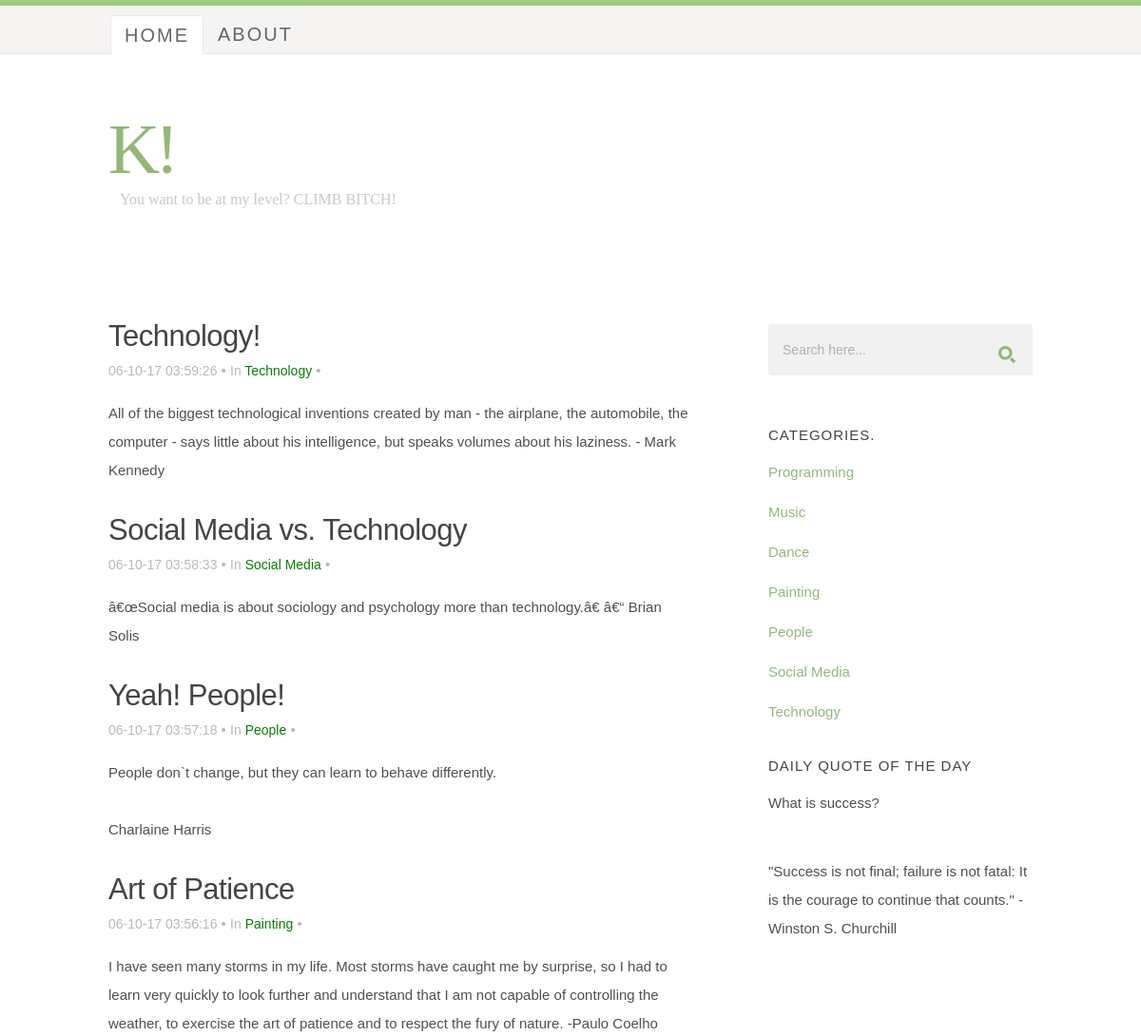
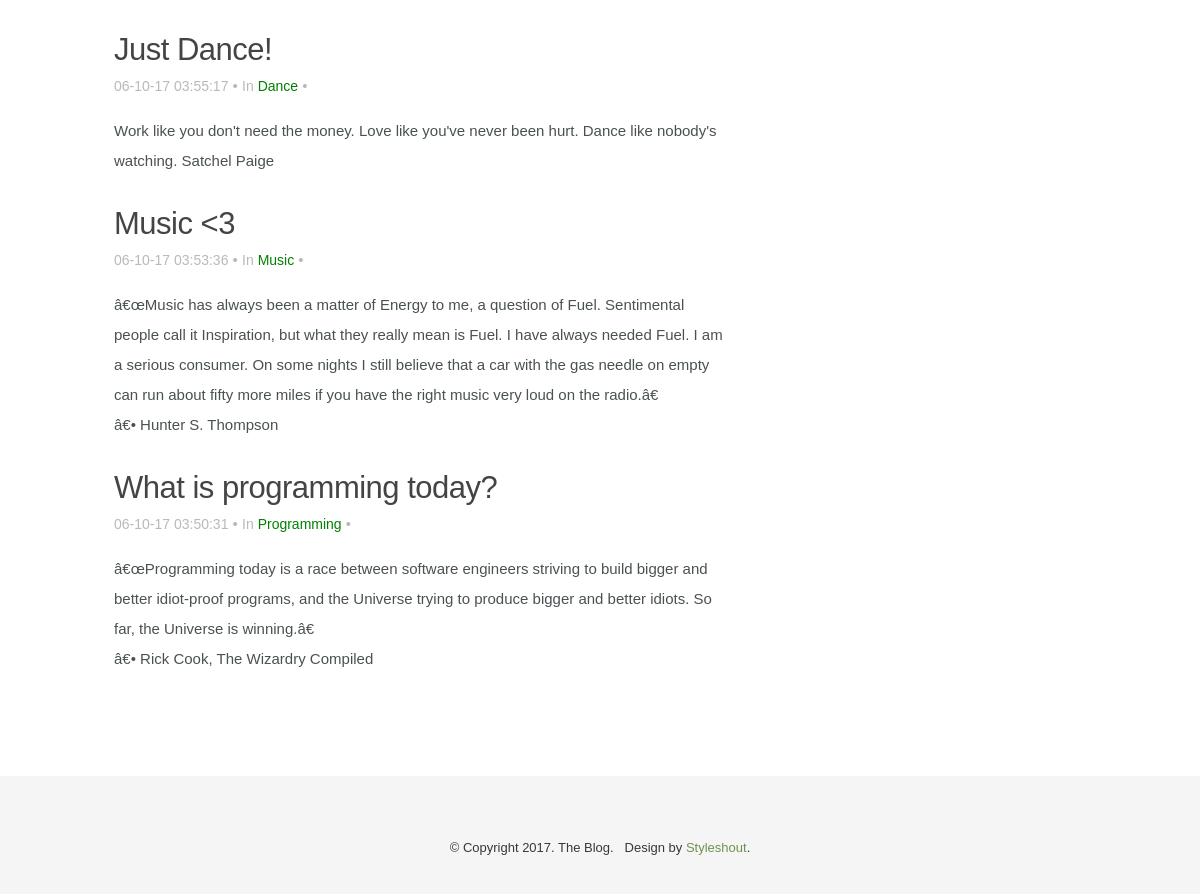
Screenshot of /index1.php with the database file from the repository (2 pictures, top to bottom).
### tables this page shows
CREATE TABLE IF NOT EXISTS `posts` (
  `id` int(6) NOT NULL AUTO_INCREMENT,
  `cat_id` int(3) NOT NULL,
  `title` varchar(255) NOT NULL,
  `contents` text NOT NULL,
  `date_posted` datetime NOT NULL,
  PRIMARY KEY (`id`)
);

CREATE TABLE IF NOT EXISTS `categories` (
  `id` int(3) NOT NULL AUTO_INCREMENT,
  `name` text NOT NULL,
  PRIMARY KEY (`id`)
);

### resources/functions/blog.php (called while the page is built, shortened)
<?php
function get_posts($id = null, $cat_id = null){
  global $conn;
    $posts = array();
    $query = "SELECT
              `posts`.`id` AS `post_id` ,
               `categories`.`id` AS `category_id`,
               `title`,`contents`,`date_posted`,
               `categories`.`name`
               FROM `posts`
               INNER JOIN `categories` ON `categories`.`id` = `posts`.`cat_id` " ;
    $query .= "ORDER BY `post_id` DESC";
    $query = mysqli_query($conn,$query);
    while($row = mysqli_fetch_assoc($query)){
    $posts[] = $row;
   }
   return $posts;
}
function get_categories($id = null){
  global $conn;
   $categories = array();
   $query = mysqli_query($conn,"SELECT `id`,`name` FROM `categories`");
   while($row = mysqli_fetch_assoc($query)){
    $categories[] = $row;
   }
   return $categories;
}

### index1.php (the view, shortened to what this page needs)
<?php
$posts = get_posts((isset($_GET['id']))? $_GET['id'] : null);
?>
<!DOCTYPE html>
<html class="no-js" lang="en">
<head>
   <link rel="stylesheet" href="css/default.css">
	<link rel="stylesheet" href="css/layout.css">
	<link rel="stylesheet" href="css/media-queries.css">
	<link rel="stylesheet" href="sty.css">
		 <link rel="stylesheet" href="https://cdnjs.cloudflare.com/ajax/libs/font-awesome/5.11.2/css/all.min.css"
 />
</head>
<body>
   <header id="top">
   	<div class="row">
   		<div class="header-content twelve columns">
		      <h1 id="logo-text"><a href="index1.php" title="">K!</a></h1>
				<p id="intro">You want to be at my level? CLIMB BITCH!</p>
			</div>
	   </div>
	   <nav id="nav-wrap">
	   	<div class="row">
			   	<ul id="nav" class="nav">
			      	<li class="current"><a href="index.php">Home</a></li>
			      	<li><a href="page.html">About</a></li>
			   	</ul>
	   	</div>
	   </nav>
   </header>
   <div id="content-wrap">
   	<div class="row">
   		<div id="main" class="eight columns">
	   		<article class="entry">
		<?php
     foreach($posts as $post){
      ?>
					<header class="entry-header">
						<h2 class="entry-title">
							<h2><a href='index.php?id=<?php echo $post['post_id']; ?>' ><?php echo $post['title']; ?></a></h2>
						</h2>
						<div class="entry-meta">
							<ul>
								<li> <?php echo date('d-m-y h:i:s',strtotime($post['date_posted'])); ?></li>
								<span class="meta-sep">&bull;</span>
								<li><a href="#" title="" rel="category tag">In <a href='category.php?id=<?php echo $post['category_id']; ?>' ><?php echo "<font color='green'>".$post['name']."</font>"; ?></a></li>
								<span class="meta-sep">&bull;</span>
							</ul>
						</div>
					</header>
					<div class="entry-content">
						<p><?php echo nl2br($post['contents']); ?></p>
					</div>
									 <?php
     }
     ?>
				</article>
   		</div>
   		<div id="sidebar" class="four columns">
   			<div class="widget widget_search">
                  <form action="#">
                     <input type="text" value="Search here..." onblur="if(this.value == '') { this.value = 'Search here...'; }" onfocus="if (this.value == 'Search here...') { this.value = ''; }" class="text-search">
                     <input type="submit" value="" class="submit-search">
                  </form>
               </div>
   			<div class="widget widget_categories group">
   				<h3>Categories.</h3>
   				<?php
     foreach(get_categories() as $category){
     ?>
      <p><a href="category.php?id=<?php echo $category['id'];?>"><?php echo $category['name']; ?></a>
     <?php
     }
     ?>
				</div>
				<div class="widget widget_text group">
					<h3>Daily Quote of the Day</h3>
   				<p>What is success?</p><br/>
				<p>"Success is not final; failure is not fatal: It is the courage to continue that counts." - Winston S. Churchill</p>
   			</div>
   		</div>
   	</div>
   </div>
   <footer>
      <div class="row">
         <p class="copyright">&copy; Copyright 2017. The Blog. &nbsp; Design by <a title="Styleshout" href="http://www.styleshout.com/">Styleshout</a>.</p>
      </div>
   </footer>
</body>
</html>

### css/default.css (style rules this page uses)
html, body, div, span, object, iframe, h1, h2, h3, h4, h5, h6, p, blockquote, pre, abbr, address, cite, code, del, dfn, em, img, ins, kbd, q, samp, small, strong, sub, sup, var, b, i, dl, dt, dd, ol, ul, li, fieldset, form, label, legend, table, caption, tbody, tfoot, thead, tr, th, td, article, aside, canvas, details, figcaption, figure, footer, header, hgroup, menu, nav, section, summary, time, mark, audio, video { margin: 0; padding: 0; border: 0; outline: 0; font-size: 100%; vertical-align: baseline; background: transparent; }
article,aside,details,figcaption,figure, footer,header,hgroup,menu,nav,section { display: block; }
*, *:before, *:after { -moz-box-sizing: border-box; -webkit-box-sizing: border-box; box-sizing: border-box; }
html { font-size: 62.5%; }
body { background: #fff; font-family: 'merriweather-regular', sans-serif; font-weight: normal; font-size: 15px; line-height: 30px; color: #4A5153; -webkit-font-smoothing: antialiased; -webkit-text-size-adjust: 100%; }
h1, h2, h3, h4, h5, h6 { color: #444; font-family: 'opensans-semibold', sans-serif; font-weight: normal; text-rendering: optimizeLegibility; }
h1 a, h2 a, h3 a, h4 a, h5 a, h6 a { font-weight: inherit; }
h1 { font-size: 38px; line-height: 42px; margin-bottom: 12px; letter-spacing: -1px; }
h2 { font-size: 28px; line-height: 36px; margin-bottom: 6px; }
h3 { font-size: 22px; line-height: 30px; margin-bottom: 12px; }
p { margin: 0 0 30px 0; }
a, a:visited { text-decoration: none; outline: 0; color: #93B876; -webkit-transition: color .3s ease-in-out; -moz-transition: color .3s ease-in-out; -o-transition: color .3s ease-in-out; transition: color .3s ease-in-out; }
p a, p a:visited { line-height: inherit; }
ul, ol { margin-bottom: 24px; margin-top: 12px; }
ul { list-style: none }
ul li { padding-left: 4px; }
.button, .button:visited, button, input[type="submit"], input[type="reset"], input[type="button"] { font: 14px/30px 'opensans-bold', sans-serif; background: #9CCF5F; color: #fff; display: inline-block; text-decoration: none; padding: 12px 20px; margin-bottom: 18px; border: none; cursor: pointer; height: auto; text-transform: uppercase; letter-spacing: 2px; text-align: center; -webkit-transition: all .2s ease-in-out; -moz-transition: all .2s ease-in-out; -o-transition: all .2s ease-in-out; -ms-transition: all .2s ease-in-out; transition: all .2s ease-in-out; border-radius: 3px; }
form { margin-bottom: 24px; }
input, button { -webkit-font-smoothing: antialiased; }
input[type="text"], input[type="password"], input[type="email"], textarea, select { display: block; padding: 12px 15px; margin: 0 0 24px 0; border: 0; outline: none; vertical-align: middle; max-width: 100%; background: #E9EBEE; color: #B1B1B1; font-family: 'opensans-regular', sans-serif; font-size: 14px; line-height: 30px; height: 54px; border-radius: 3px; }
.row { width: 94%; max-width: 1008px; margin: 0 auto; }
.row:before, .row:after { content: " "; display: table; }
.row:after { clear: both; }
.column, .columns { position: relative; padding: 0 18px; min-height: 1px; float: left; }
[class*="column"] + [class*="column"]:last-child { float: right; }
.four, .row .four { width: 33.33333%; }
.eight, .row .eight { width: 66.66667%; }
.twelve, .row .twelve { width: 100%; }
.group:before, .group:after { content: " "; display: table; }
.group:after { clear: both; }

### css/media-queries.css (style rules this page uses)
@media only screen and (min-width: 768px) { #nav-wrap ul#nav { display: block !important; } }

### sty.css (style rules this page uses)
*, *:before, *:after { box-sizing: border-box; }
:root { --text-color: #323232; --primary-color: #46b3e6; --secondary-color: #0f3057; --transition: all 0.2s linear; }
nav { font-family: 'Open Sans', sans-serif; margin: 0; float: right; }
nav ul { display: inline-block; padding: 0; margin: 0; list-style: none; position: relative; }
nav ul li { display: inline-block; }
nav a { display: block; padding: 10px 12px; color: var(--text-color); font-size: 20px; font-weight: 500; line-height: 30px; text-decoration: none; }
li > a:only-child:after { content: ''; }
input[type=text], input[type=email], input[type=date], select { width: 100%; padding: 15px; margin: 5px 0 15px 0; display: inline-block; border: none; background: #f1f1f1; }

### rows the page displays
posts: title "Technology!", date_posted "06-10-17 03:59:26", categories.name "Technology", contents "All of the biggest technological inventions created by man - the airplane, the automobile, the computer - says little about his intelligence, but speaks volumes about his laziness. - Mark Kennedy"
posts: title "Social Media vs. Technology", date_posted "06-10-17 03:58:33", categories.name "Social Media", contents "â€œSocial media is about sociology and psychology more than technology.â€ â€“ Brian Solis"
posts: title "Yeah! People!", date_posted "06-10-17 03:57:18", categories.name "People", contents "People don`t change, but they can learn to behave differently. Charlaine Harris"
posts: title "Art of Patience", date_posted "06-10-17 03:56:16", categories.name "Painting", contents "I have seen many storms in my life. Most storms have caught me by surprise, so I had to learn very quickly to look further and understand that I am not capable of controlling the weather, to exercise the art of patience and to respect the fury of nature. -Paulo Coelho"
posts: title "Just Dance!", date_posted "06-10-17 03:55:17", categories.name "Dance", contents "Work like you don't need the money. Love like you've never been hurt. Dance like nobody's watching. Satchel Paige"
posts: title "Music <3", date_posted "06-10-17 03:53:36", categories.name "Music", contents "â€œMusic has always been a matter of Energy to me, a question of Fuel. Sentimental people call it Inspiration, but what they really mean is Fuel. I have always needed Fuel. I am a serious consumer. On some nights I still believe that a car with the gas needle on empty can run about fifty more miles if you have the right music very loud on the radio.â€ â€• Hunter S. Thompson"
posts: title "What is programming today?", date_posted "06-10-17 03:50:31", categories.name "Programming", contents "â€œProgramming today is a race between software engineers striving to build bigger and better idiot-proof programs, and the Universe trying to produce bigger and better idiots. So far, the Universe is winning.â€ â€• Rick Cook, The Wizardry Compiled"
categories: name "Programming"
categories: name "Music"
categories: name "Dance"
categories: name "Painting"
categories: name "People"
categories: name "Social Media"
categories: name "Technology"
